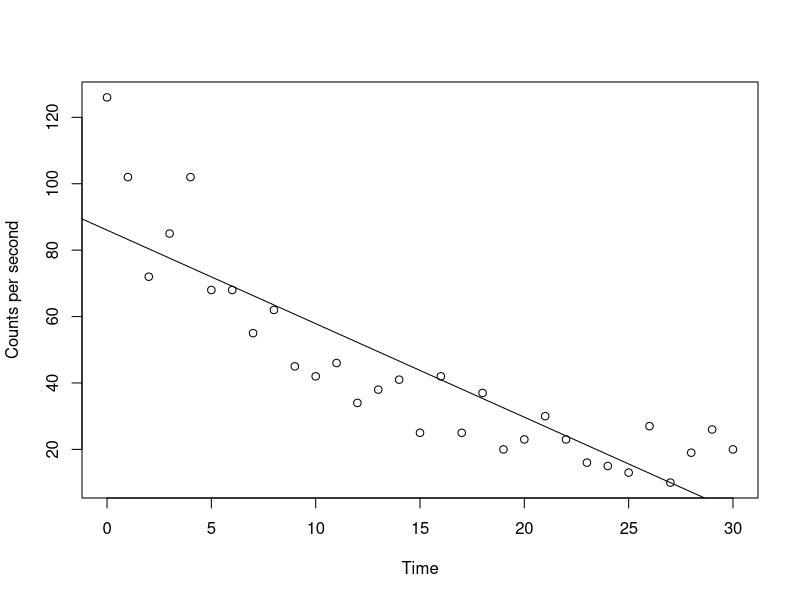
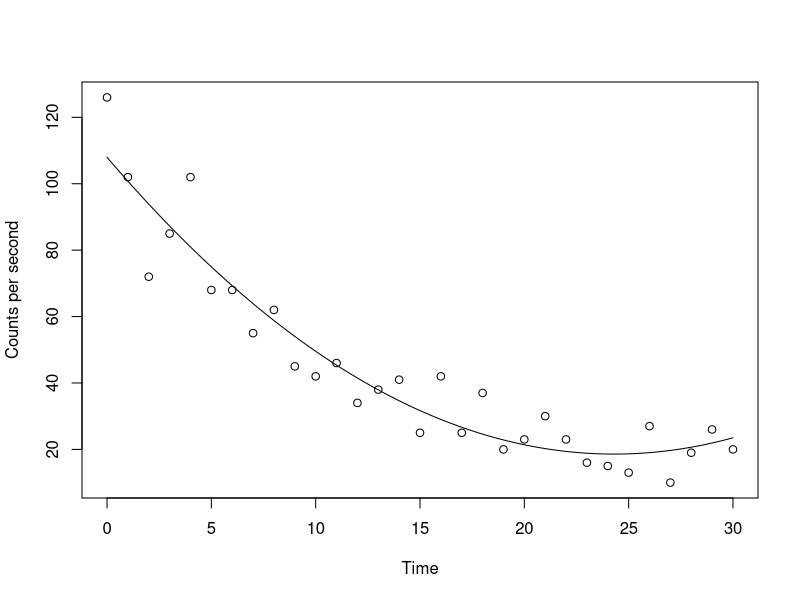
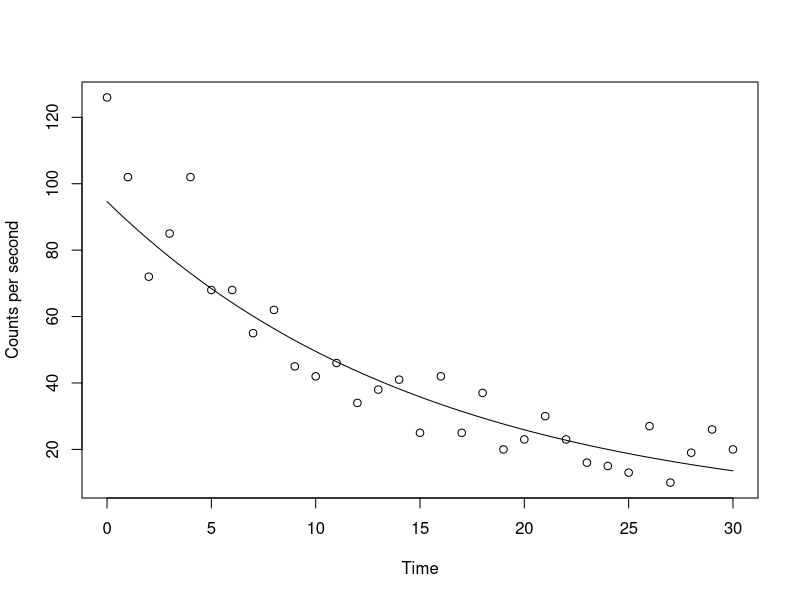

R code for these plots, in order: (Note: this script raises an error after producing the figures.)
data <- read.table("ExDecay.txt", header=T)

attach(data)

linear_model <- lm(Counts ~ Time)

summary(linear_model)

plot(Time,Counts, ylab = "Counts per second")

abline(linear_model)

# R^2 = 0.767

quadratic_model <- lm(Counts ~ Time + I(Time^2))

summary(quadratic_model)

f2 <- function(data) {107.9549 -7.3543*data + 0.1513*data*data}

plot(Time, Counts, ylab = "Counts per second")
curve(f2, add=T)

# R^2 = 0.9081 --> Besser Fit des quadratischen Modells.

exponential_model <- lm(log(Counts) ~ Time)

summary(exponential_model)

f3 <- function(data) {exp(4.55-0.064785*data)}

plot(Time,Counts, ylab = "Counts per second")

curve(f3, add=T)

# linear_model$R^2 < exponential_model$R^2 < quadratic_model$R^2

# Bonusaufgabe

attendance <- read.csv("Teilnahme.csv", sep= ";")

attendance$attend_or_not <- factor(attendance$attend_or_not, levels = c("course not attended", "course attended"))

attendance$attend_or_not <- (as.integer(attendance$attend_or_not)-1)

head(attendance)

logistic_model <- glm(attendance$attend_or_not ~ attendance$stat_joy, data=attendance, family = binomial())

summary(logistic_model)

# Probabilities and not log odds
p <- predict(logistic_model, type = "response")

pred <- prediction(p, attendance$attend_or_not)

# y = true positive rate; x = false positive rate
perf <- performance(pred, "tpr", "fpr")
plot(perf)

# Calculate AUC
# auc = 0.8079052
auc <- unlist(slot(performance(pred, "auc"), "y.values"))

#Enhance the model by incorporating all columns
enhance_model <- glm(attend_or_not ~ stat_joy + temperature + sun_joy, data = attendance, family = binomial())

p_enhanced <- predict(enhance_model, type = "response")

# Erstellen des Prediction-Objekts für das erweiterte Modell
pred_enhanced <- prediction(p_enhanced, attendance$attend_or_not)

# Erstellen des Performance-Objekts für das erweiterte Modell und Plotten der ROC-Kurve
perf_enhanced <- performance(pred_enhanced, "tpr", "fpr")
plot(perf_enhanced)

# auc = 0.8099891
auc_enhanced <- unlist(slot(performance(pred_enhanced, "auc"), "y.values"))
show(auc_enhanced)

